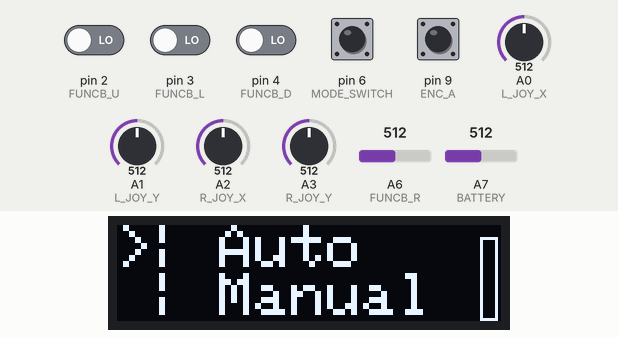
Recording of a sketch running on a simulated Arduino Nano, built with avr-gcc and run on an emulated ATmega328P. Shown: 128×32 one-colour display. The test bench sets the inputs (shaded band); at power-on: pin 9 (ENC_A) HIGH, pin 2 (FUNCB_U), pin 3 (FUNCB_L), pin 4 (FUNCB_D), pin 6 (MODE_SWITCH) LOW, A6 (FUNCB_R) = 512, A2 (R_JOY_X) = 512, A0 (L_JOY_X) = 512, A1 (L_JOY_Y) = 512, A3 (R_JOY_Y) = 512, A7 (BATTERY) = 512. No radio packets arrive unless stated; what the sketch prints to the serial monitor is not drawn.

Above: at 1.2 s.
1.3 s: A6 (FUNCB_R) set to 689
2.8 s: A6 (FUNCB_R) set to 712
At 3.2 s:
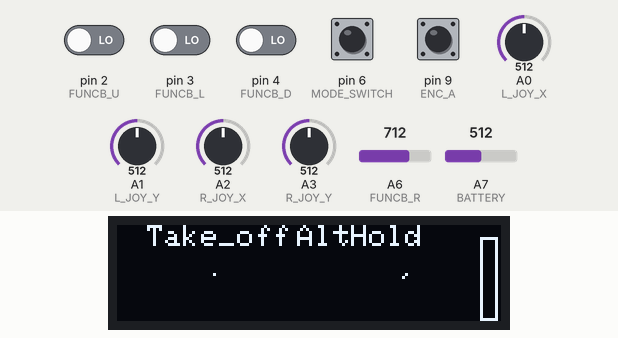
4.3 s: pin 4 (FUNCB_D) driven HIGH
At 6.3 s:
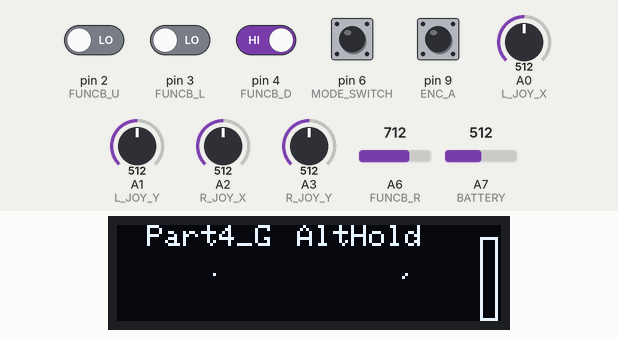
6.6 s: pin 3 (FUNCB_L) driven HIGH
At 7.8 s:
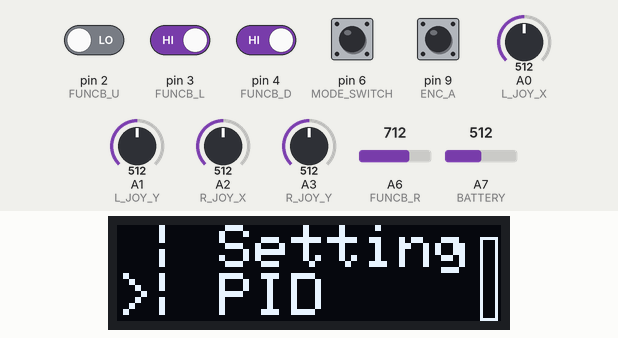
8.8 s: pin 2 (FUNCB_U) driven HIGH
At 10.28 s:
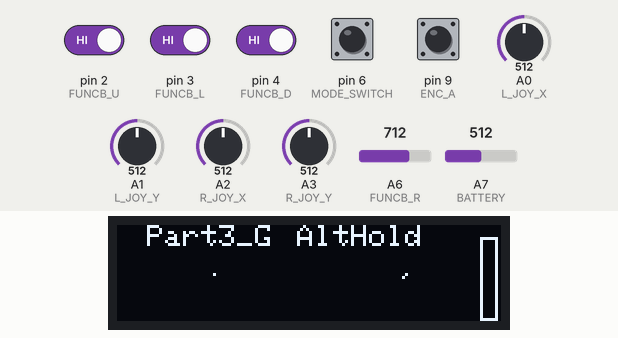
11.8 s: A2 (R_JOY_X) set to 716
At 13.18 s:
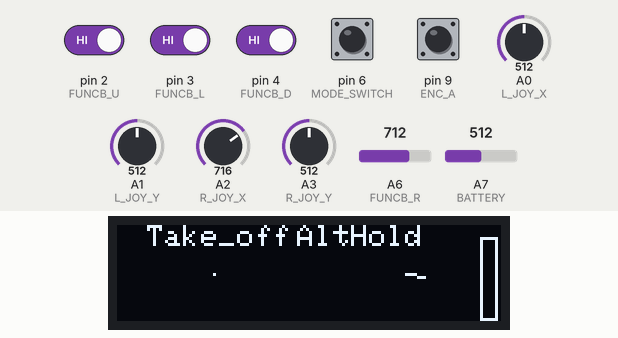
Timing chart, 0 to 14.8 s (numbered marks = the images above; inputs shaded):
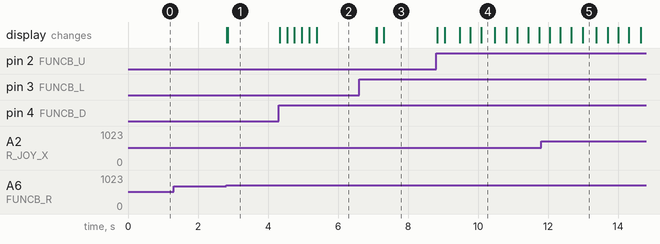

The sketch:

controller_5.1_Test.ino.ino
```cpp
/*
  20190702
  UPDATE:
  1.THIS VERSION IS FOR THE FIRST VERSION OF THE D4(CONTROLLER)
  2.CHANGE PWM RANGE FROM 1000~2000 TO 1000~1600
  3.ADD UPDATE NOTE ON THE TOP

*/

#include <Wire.h>
#include <Adafruit_GFX.h>
#include <Adafruit_SSD1306.h>
#include "nRF24L01.h"
#include "RF24.h"
#include "RF24_config.h"

#define L_JOY_X A0
#define L_JOY_Y A1
#define R_JOY_X A2
#define R_JOY_Y A3
#define FUNCB_U 2
#define FUNCB_D 4
#define FUNCB_R A6
#define FUNCB_L 3
#define ENC_A 9
#define ENC_B 10
#define R_JOY_B "UNDEFINE"
#define MODE_SWITCH 6
#define BATTERY A7


//OLED
Adafruit_SSD1306 display(128, 32, &Wire, 4);

//RF24
RF24 radio(7, 8);
const uint64_t pipe[2] = {0xE8E8F0F0A1LL, 0xE8E8F0F0A2LL } ;

//IO
int list[] = {"A3", "A2", "A0", "A1", "2", "4", "A6", "3", "9", "10", "6", "A7"};

//UI
String Menu[] = {"| Auto", "| Manual", "| Setting" , "| PID"};
int frame = 1;
int page = 1;
int SELECT = 1 ;

String Setting_Menu[] = {"1.Leveing", "2.ESC Cel", "3.IMU Cel", " "};\

String mode_name;

boolean FUNCTION_TEST = 0;

const unsigned char LOW_BATTERY [] PROGMEM = {
0xFF,0xFF,0xFF,0xFC,0xEF,0xE0,0x00,0x04,0xEF,0xE0,0x00,0x04,0xEF,0xE0,0x00,0x04,
0xEF,0xE0,0x00,0x04,0xEF,0xE0,0x00,0x04,0xEF,0xE0,0x00,0x04,0xEF,0xE0,0x00,0x04,
0xEF,0xE0,0x00,0x04,0xFF,0xFF,0xFF,0xFC


};

//encoder
int astate;
int bstate;
int alaststate;
int blaststate;
int CHECKER = 0;
unsigned long timer;

//funcb timer
unsigned long FUNCB_U_TIMER;
unsigned long FUNCB_D_TIMER;
unsigned long FUNCB_R_TIMER;
unsigned long button_timer;

//start timer
unsigned long star_timer ;

//joystick
int LX_LOW = 0, LX_MIDDLE = 515 , LX_HIGH = 1023;
int LY_LOW = 1023, LY_MIDDLE = 527 , LY_HIGH = 0;
int RX_LOW = 0, RX_MIDDLE = 497 , RX_HIGH = 1023;
int RY_LOW = 0, RY_MIDDLE = 510 , RY_HIGH = 1023;

int LX_PWM_OUTPUT;
int LY_PWM_OUTPUT;
int RX_PWM_OUTPUT;
int RY_PWM_OUTPUT;

int PWM_HIGH = 1800;
int PWM_MIDDLE = 1400;
int PWM_LOW = 1000;

int PID_value[3] = {25, 1, 1};

//RF24
typedef struct {

  int pitch_d;
  int roll_d;
  int yaw_d;
  int ax;
  int ay;
  int az;
  int gx;
  int gy;
  int gz;

} RECEIVE_DATA;
RECEIVE_DATA receive;
typedef struct {

  int THROTTLE;
  int YAW;
  int PITCH;
  int ROLL;
  int FUNC_1;
  int FUNC_2;
  int MODE;
  int Test;

} SEND_DATA;
SEND_DATA send_data;

//adjust timer
unsigned long adjust_timer;

//IMU CORRECTION
boolean IMU_CORRECTION_CHECK = false;

//AUTO
unsigned long AUTO_TIMER;

int freeRam ()
{
  extern int __heap_start, *__brkval;
  int v;
  return (int) &v - (__brkval == 0 ? (int) &__heap_start : (int) __brkval);
}

void setup() {
  Serial.begin(115200);

  display.begin(0x3C);
  display.clearDisplay();

  pinMode(L_JOY_X, INPUT);
  pinMode(L_JOY_Y, INPUT);
  pinMode(R_JOY_X, INPUT);
  pinMode(R_JOY_Y, INPUT);
  pinMode(FUNCB_U, INPUT);
  pinMode(FUNCB_D, INPUT);
  pinMode(FUNCB_R, INPUT);
  pinMode(FUNCB_L, INPUT);
  pinMode(ENC_A, INPUT);
  pinMode(ENC_B, INPUT);
  pinMode(MODE_SWITCH, INPUT);
  pinMode(BATTERY, INPUT);
  if (digitalRead(FUNCB_U)) {
    while (1) {
      TEST_MODE();
    }
  }

  radio.begin();
  radio.setPALevel(RF24_PA_MAX);
  radio.setChannel(1);
  radio.setDataRate(RF24_2MBPS);
  radio.setCRCLength(RF24_CRC_8);
  radio.setAutoAck(0);
  radio.openWritingPipe(pipe[1]);
  radio.stopListening();

  alaststate = digitalRead(ENC_A);
  timer = millis();
  FUNCB_U_TIMER = millis();
  FUNCB_D_TIMER = millis();
  FUNCB_R_TIMER = millis();
}

void loop_1() {
  MANUEL();
  display.display();
}

void loop() {
  MENU();
  CLICK_IN();
  display.display();
}
void Data_send() {
  radio.write(&send_data, sizeof(send_data));
  radio.stopListening();
}

void MENU() {
  display.clearDisplay();
  show_battery();
  //frame

  if (SELECT > 2) {
    if (frame == 1) {
      frame++;
      SELECT = 1;
    }
  } else if (SELECT < 1) {
    if (frame == 2) {
      frame--;
      SELECT = 2;
    }
  }

  if (frame == 1) {
    display.setCursor(10, 0);
    display.setTextSize(2);
    display.setTextColor(WHITE);
    display.println(Menu[frame - 1]);
    display.setCursor(10, 16);
    display.println(Menu[frame]);
  } else if (frame == 2) {
    display.setCursor(10, 0);
    display.setTextSize(2);
    display.setTextColor(WHITE);
    display.println(Menu[2]);
    display.setCursor(10, 16);
    display.println(Menu[3]);
  }

  //RANGE_CHECK
  if (SELECT > 2) {
    SELECT = 2;
  } else if (SELECT < 1) {
    SELECT = 1;
  }

  //select
  if (SELECT == 1) {
    display.setCursor(0, 0);
    display.setTextSize(2);
    display.setTextColor(WHITE);
    display.println( ">" );
  } else if (SELECT == 2) {
    display.setCursor(0, 16);
    display.setTextSize(2);
    display.setTextColor(WHITE);
    display.println( ">" );
  }

  //FUNC_B
  if (digitalRead(FUNCB_U) == 1) {
    if (millis() - FUNCB_U_TIMER > 200) {
      SELECT--;
      FUNCB_U_TIMER = millis();
    }
  } else if (digitalRead(FUNCB_D) == 1) {
    if (millis() - FUNCB_D_TIMER > 200) {
      SELECT++;
      FUNCB_D_TIMER = millis();
    }
  }

  send_data.THROTTLE = 1000;
  send_data.YAW = 1400;
  send_data.PITCH = 1400;
  send_data.ROLL = 1400;
  send_data.FUNC_1 = 0;
  send_data.FUNC_2 = 0;

  Data_send();

}
void CLICK_IN() {

  if (analogRead(FUNCB_R) > 700) {
    if (frame == 1 && SELECT == 1) {
      AUTO();
    } else if (frame == 1 && SELECT == 2) {
      MANUEL();
    } else if (frame == 2 && SELECT == 1) {
      //SETTING();
    } else if (frame == 2 && SELECT == 2) {
      //PID();
    }
  }
}
void AUTO() {
  send_data.FUNC_2 = 10;
  while (1) {

    display.clearDisplay();
    show_battery();
    display.setCursor(0, 0);
    display.setTextSize(1);
    display.println("Auto mode");
    display.display();
    display.setCursor(0,16);


    if ( LX_MIDDLE - 10 > analogRead(L_JOY_X) or analogRead(L_JOY_X) > LX_MIDDLE + 10 ) {
      MANUEL();
      break;
    }
    if ( LY_MIDDLE - 10 > analogRead(L_JOY_Y) or analogRead(L_JOY_Y) > LY_MIDDLE + 10 ) {
      MANUEL();
      break;
    }
    if ( RX_MIDDLE - 10 > analogRead(R_JOY_X) or analogRead(R_JOY_X) > RX_MIDDLE + 10 ) {
      MANUEL();
      break;
    }
    if ( RY_MIDDLE - 10 > analogRead(R_JOY_Y) or analogRead(R_JOY_Y) > RY_MIDDLE + 10 ) {
      MANUEL();
      break;
    }

    send_data.THROTTLE = LY_PWM_OUTPUT;
    send_data.YAW = LX_PWM_OUTPUT;
    send_data.PITCH = RX_PWM_OUTPUT;
    send_data.ROLL = RY_PWM_OUTPUT;
    send_data.FUNC_1 = 2;

    if (digitalRead(FUNCB_U) == LOW) {
      AUTO_TIMER = millis();
    }
    if (millis() - AUTO_TIMER > 3000) {
      send_data.FUNC_2 = 1;
      Serial.print("1");
    }

    Data_send();

    if (digitalRead(FUNCB_L) == HIGH) {
      send_data.FUNC_1 = 0;
      Data_send();
      break;
    }
  }
}
void MANUEL() {

  FUNCB_R_TIMER = millis();
  send_data.MODE = 1;
  while (1) {
    Serial.println(freeRam ());
    display.clearDisplay();
    show_battery();

    //LX
    if (analogRead(L_JOY_X) < LX_MIDDLE) {
      int value;
      if(analogRead(L_JOY_X) > 1000){
        value = 1023;
      }else{
        value = analogRead(L_JOY_X);
      }
      LX_PWM_OUTPUT = map(value, LX_LOW, LX_MIDDLE, PWM_LOW, PWM_MIDDLE);
    } else if (analogRead(L_JOY_X) > LX_MIDDLE) {
      LX_PWM_OUTPUT = map(analogRead(L_JOY_X), LX_MIDDLE, LX_HIGH, PWM_MIDDLE, PWM_HIGH);
    } else if (analogRead(L_JOY_X) == LX_MIDDLE) {
      LX_PWM_OUTPUT = PWM_MIDDLE;
    }

    //LY
    if (analogRead(L_JOY_Y) < LY_MIDDLE) {
      int value;
      if(analogRead(L_JOY_Y) > 1000){
        value = 1023;
      }else{
        value = analogRead(L_JOY_Y);
      }
      LY_PWM_OUTPUT = map(value, LY_LOW, LY_MIDDLE, PWM_LOW, PWM_MIDDLE);
    } else if (analogRead(L_JOY_Y) > LY_MIDDLE) {
      LY_PWM_OUTPUT = map(analogRead(L_JOY_Y), LY_MIDDLE, LY_HIGH, PWM_MIDDLE, PWM_HIGH);
    } else if (analogRead(L_JOY_Y) == LY_MIDDLE) {
      LY_PWM_OUTPUT = PWM_MIDDLE;
    }

    //RX
    if (analogRead(R_JOY_X) < RX_MIDDLE) {
      int value;
      if(analogRead(R_JOY_X) > 1000){
        value = 1023;
      }else{
        value = analogRead(R_JOY_X);
      }
      RX_PWM_OUTPUT = map(value, RX_LOW, RX_MIDDLE, PWM_LOW, PWM_MIDDLE) - 16;
    } else if (analogRead(R_JOY_X) > RX_MIDDLE) {
      RX_PWM_OUTPUT = map(analogRead(R_JOY_X), RX_MIDDLE, RX_HIGH, PWM_MIDDLE, PWM_HIGH) - 16;
    } else if (analogRead(R_JOY_X) == RX_MIDDLE) {
      RX_PWM_OUTPUT = PWM_MIDDLE;
    }

    //RY
    if (analogRead(R_JOY_Y) < RY_MIDDLE) {
      int value;
      if(analogRead(R_JOY_Y) > 1000){
        value = 1023;
      }else{
        value = analogRead(R_JOY_Y);
      }
      RY_PWM_OUTPUT = map(value, RY_LOW, RY_MIDDLE, PWM_LOW, PWM_MIDDLE) + 1;
    } else if (analogRead(R_JOY_Y) > RY_MIDDLE) {
      RY_PWM_OUTPUT = map(analogRead(R_JOY_Y), RY_MIDDLE, RY_HIGH, PWM_MIDDLE, PWM_HIGH) + 1;
    } else if (analogRead(R_JOY_Y) == RY_MIDDLE) {
      RY_PWM_OUTPUT = PWM_MIDDLE;
    }

    //Button
    if(FUNCTION_TEST == 0){
      if (digitalRead(FUNCB_U) == 1) {
        if (millis() - FUNCB_U_TIMER > 200) {
          send_data.Test-= 1;
          FUNCB_U_TIMER = millis();
        }
      } else if (digitalRead(FUNCB_D) == 1) {
        if (millis() - FUNCB_D_TIMER > 200) {
          send_data.Test++;
          FUNCB_D_TIMER = millis();
        }
      }
    }
    send_data.Test = constrain(send_data.Test, 0, 6);

    //Auto & Manual
    if(FUNCTION_TEST == 0){
      if (analogRead(FUNCB_R) < 500) {
          FUNCB_R_TIMER = millis();
        }else{
          if(millis() - FUNCB_R_TIMER > 300){
            FUNCTION_TEST = 1;
            FUNCB_R_TIMER = millis();
          }
        }
    }
    //safety break
    if ( LX_MIDDLE - 10 > analogRead(L_JOY_X) or analogRead(L_JOY_X) > LX_MIDDLE + 10 ) {
      FUNCTION_TEST = 0;
    }
    if ( LY_MIDDLE - 10 > analogRead(L_JOY_Y) or analogRead(L_JOY_Y) > LY_MIDDLE + 10 ) {
      FUNCTION_TEST = 0;
    }
    if ( RX_MIDDLE - 10 > analogRead(R_JOY_X) or analogRead(R_JOY_X) > RX_MIDDLE + 10 ) {
      FUNCTION_TEST = 0;
    }
    if ( RY_MIDDLE - 10 > analogRead(R_JOY_Y) or analogRead(R_JOY_Y) > RY_MIDDLE + 10 ) {
      FUNCTION_TEST = 0;
    }

    //SEND_DATA
    if (digitalRead(MODE_SWITCH) == 1) {
      if(millis() - button_timer > 300 ){
        send_data.MODE++;
        button_timer = millis();
      }
    }
    if(send_data.MODE>1){
      send_data.MODE = 0;
    }else if(send_data.MODE<0){
      send_data.MODE = 1;
    }
    send_data.MODE = constrain(send_data.MODE, 0, 1);
    Serial.print(send_data.MODE);
    Serial.print(",");

    send_data.THROTTLE = LY_PWM_OUTPUT;
    Serial.print(send_data.THROTTLE);
    Serial.print(",");
    send_data.YAW = LX_PWM_OUTPUT;
    Serial.print(send_data.YAW);
    Serial.print(",");
    send_data.PITCH = RX_PWM_OUTPUT;
    Serial.print(send_data.PITCH);
    Serial.print(",");
    send_data.ROLL = RY_PWM_OUTPUT;
    Serial.print(send_data.ROLL);
    Serial.print(",");

    if(FUNCTION_TEST == 0){
      send_data.FUNC_1 = 1;
      send_data.FUNC_2 = 10;
    }else if (FUNCTION_TEST == 1){
      send_data.FUNC_1 = 3;
      send_data.FUNC_2 = 0;
    }
    Serial.print(send_data.FUNC_1);
    Serial.print(",");
    Serial.print(send_data.FUNC_2);
    Serial.print(",");
    Serial.print(send_data.Test);
    Serial.println();

    Data_send();

    //UI
    if(FUNCTION_TEST == 0){
      display.drawLine(32, 16, map(LX_PWM_OUTPUT, PWM_HIGH, PWM_LOW, 48, 16), map(LY_PWM_OUTPUT, PWM_LOW, PWM_HIGH, 32, 0), WHITE);
      display.drawLine(96, 16, map(RX_PWM_OUTPUT, PWM_LOW, PWM_HIGH, 80, 112), map(RY_PWM_OUTPUT, PWM_HIGH, PWM_LOW, 32, 0), WHITE);
    }else if (FUNCTION_TEST == 1){
      display.setCursor(20,10);
      display.setTextSize(2);
      display.print("Auto");
    }
    if (send_data.MODE == 0){
      mode_name = "Stabilize";
    }else if (send_data.MODE == 1){
      mode_name = "AltHold";
    }
    display.setTextSize(1);
    display.setCursor(60,0);
    display.print(mode_name);
    display.setCursor(10,0);
    switch(send_data.Test){
     case 0 :
        display.print("Take_off");
        break;
     case 1 :
        display.print("Part1");
        break;
     case 2 :
        display.print("Part2");
        break;
     case 3 :
        display.print("Part3_B");
        break;
     case 4 :
        display.print("Part3_G");
        break;
     case 5 :
        display.print("Part4_B");
        break;
     case 6 :
        display.print("Part4_G");
        break;
    }

    display.display();

    //break
    if (digitalRead(FUNCB_U) == 1) {
      send_data.FUNC_2 = 10;
      FUNCTION_TEST = 0;
      Data_send();
    }
    if (digitalRead(FUNCB_L) == 1) {
      send_data.FUNC_2 = 10;
      FUNCTION_TEST = 0;
      Data_send();
      break;
    }
  }
}
void TEST_MODE() {
  display.clearDisplay();
  display.setTextColor(WHITE);
  display.setTextSize(1);
  display.setCursor(0, 0);

  display.print(analogRead(L_JOY_X)); display.print(",");
  display.print(analogRead(L_JOY_Y)); display.print(",");
  display.print(analogRead(R_JOY_X)); display.print(",");
  display.print(analogRead(R_JOY_Y)); display.print(",");
  display.print(digitalRead(FUNCB_U)); display.print(",");
  display.print(digitalRead(FUNCB_D)); display.print(",");
  display.print(analogRead(FUNCB_R)); display.print(",");
  display.print(digitalRead(FUNCB_L)); display.print(",");
  display.print(digitalRead(ENC_A)); display.print(",");
  display.print(digitalRead(ENC_B)); display.print(",");
  display.print(digitalRead(MODE_SWITCH)); display.print(",");
  display.display();

  Serial.print(analogRead(L_JOY_X)); Serial.print(",");
  Serial.print(analogRead(L_JOY_Y)); Serial.print(",");
  Serial.print(analogRead(R_JOY_X)); Serial.print(",");
  Serial.print(analogRead(R_JOY_Y)); Serial.print(",");
  Serial.print(digitalRead(FUNCB_U)); Serial.print(",");
  Serial.print(digitalRead(FUNCB_D)); Serial.print(",");
  Serial.print(analogRead(FUNCB_R)); Serial.print(",");
  Serial.print(digitalRead(FUNCB_L)); Serial.print(",");
  Serial.print(digitalRead(ENC_A)); Serial.print(",");
  Serial.print(digitalRead(ENC_B)); Serial.print(",");
  //  Serial.print(digitalRead(L_JOY_B)); Serial.print(",");
  Serial.println();
}

void show_battery(){
  int value = analogRead(BATTERY);
  Serial.println(value);
  display.setCursor(96,4);
  display.setTextSize(1);
  display.setTextColor(WHITE);
  display.drawRect(121, 4, 6, 28, WHITE);

  value = map(value,840,700,28,0);
  display.fillRect(122, 32-value, 4, value, WHITE);

}

void MANUEL_backup() {
  send_data.MODE = 1;
  while (1) {
    display.clearDisplay();

    //LX
    if (analogRead(L_JOY_X) < LX_MIDDLE) {
      int value;
      if(analogRead(L_JOY_X) > 1000){
        value = 1023;
      }else{
        value = analogRead(L_JOY_X);
      }
      LX_PWM_OUTPUT = map(value, LX_LOW, LX_MIDDLE, PWM_LOW, PWM_MIDDLE);
    } else if (analogRead(L_JOY_X) > LX_MIDDLE) {
      LX_PWM_OUTPUT = map(analogRead(L_JOY_X), LX_MIDDLE, LX_HIGH, PWM_MIDDLE, PWM_HIGH);
    } else if (analogRead(L_JOY_X) == LX_MIDDLE) {
      LX_PWM_OUTPUT = PWM_MIDDLE;
    }

    //LY
    if (analogRead(L_JOY_Y) < LY_MIDDLE) {
      int value;
      if(analogRead(L_JOY_Y) > 1000){
        value = 1023;
      }else{
        value = analogRead(L_JOY_Y);
      }
      LY_PWM_OUTPUT = map(value, LY_LOW, LY_MIDDLE, PWM_LOW, PWM_MIDDLE);
    } else if (analogRead(L_JOY_Y) > LY_MIDDLE) {
      LY_PWM_OUTPUT = map(analogRead(L_JOY_Y), LY_MIDDLE, LY_HIGH, PWM_MIDDLE, PWM_HIGH);
    } else if (analogRead(L_JOY_Y) == LY_MIDDLE) {
      LY_PWM_OUTPUT = PWM_MIDDLE;
    }

    //RX
    if (analogRead(R_JOY_X) < RX_MIDDLE) {
      int value;
      if(analogRead(R_JOY_X) > 1000){
        value = 1023;
      }else{
        value = analogRead(R_JOY_X);
      }
      RX_PWM_OUTPUT = map(value, RX_LOW, RX_MIDDLE, PWM_LOW, PWM_MIDDLE) - 16;
    } else if (analogRead(R_JOY_X) > RX_MIDDLE) {
      RX_PWM_OUTPUT = map(analogRead(R_JOY_X), RX_MIDDLE, RX_HIGH, PWM_MIDDLE, PWM_HIGH) - 16;
    } else if (analogRead(R_JOY_X) == RX_MIDDLE) {
      RX_PWM_OUTPUT = PWM_MIDDLE;
    }

    //RY
    if (analogRead(R_JOY_Y) < RY_MIDDLE) {
      int value;
      if(analogRead(R_JOY_Y) > 1000){
        value = 1023;
      }else{
        value = analogRead(R_JOY_Y);
      }
      RY_PWM_OUTPUT = map(value, RY_LOW, RY_MIDDLE, PWM_LOW, PWM_MIDDLE) + 1;
    } else if (analogRead(R_JOY_Y) > RY_MIDDLE) {
      RY_PWM_OUTPUT = map(analogRead(R_JOY_Y), RY_MIDDLE, RY_HIGH, PWM_MIDDLE, PWM_HIGH) + 1;
    } else if (analogRead(R_JOY_Y) == RY_MIDDLE) {
      RY_PWM_OUTPUT = PWM_MIDDLE;
    }

    //SEND_DATA
    if (digitalRead(MODE_SWITCH) == 1) {
      if(millis() - button_timer > 300 ){
        send_data.MODE++;
        button_timer = millis();
      }
    }
    if(send_data.MODE > 1){
      send_data.MODE = 0;
    }else if (send_data.MODE < 0){
      send_data.MODE = 1;
    }
    send_data.MODE = constrain(send_data.MODE, 0, 1);

    send_data.THROTTLE = LY_PWM_OUTPUT;
    send_data.YAW = LX_PWM_OUTPUT;
    send_data.PITCH = RX_PWM_OUTPUT;
    send_data.ROLL = RY_PWM_OUTPUT;
    send_data.FUNC_1 = 1;
    send_data.FUNC_2 = 0;
    Data_send();

    //UI
    display.drawLine(32, 16, map(LX_PWM_OUTPUT, PWM_HIGH, PWM_LOW, 48, 16), map(LY_PWM_OUTPUT, PWM_LOW, PWM_HIGH, 32, 0), WHITE);
    display.drawLine(96, 16, map(RX_PWM_OUTPUT, PWM_LOW, PWM_HIGH, 80, 112), map(RY_PWM_OUTPUT, PWM_HIGH, PWM_LOW, 32, 0), WHITE);

    if (send_data.MODE == 0){
      mode_name = "Stabilize";
    }else if (send_data.MODE == 1){
      mode_name = "AltHold";
    }
    display.setTextSize(1);
    display.setCursor(60,0);
    display.print(mode_name);
    display.display();

    //break
    if (digitalRead(FUNCB_U) == 1) {
      send_data.FUNC_2 = 1;
      send_data.Test = 0;
      Data_send();
    }
    if (digitalRead(FUNCB_L) == 1) {
      send_data.FUNC_2 = 1;
      send_data.Test = 0;
      Data_send();
      break;
    }
  }
}
```

Measured:
- the behaviour switches between 700 and 701 on A6 (FUNCB_R) (found by bisection; images 0 and 1)
- after the input at 1.3 s, every drawn part: stays the same
- after the input at 2.8 s, the display: first changes at once (image 1 shows a later state)
- after the input at 4.3 s, the display: first changes at once (image 2 shows a later state)
- after the input at 6.6 s, the display: first changes after 0.49 s (image 3 shows a later state)
- after the input at 8.8 s, the display: first changes at once (image 4 shows a later state)
- after the input at 11.8 s, the display: changes after 0.26 s (image 5)
